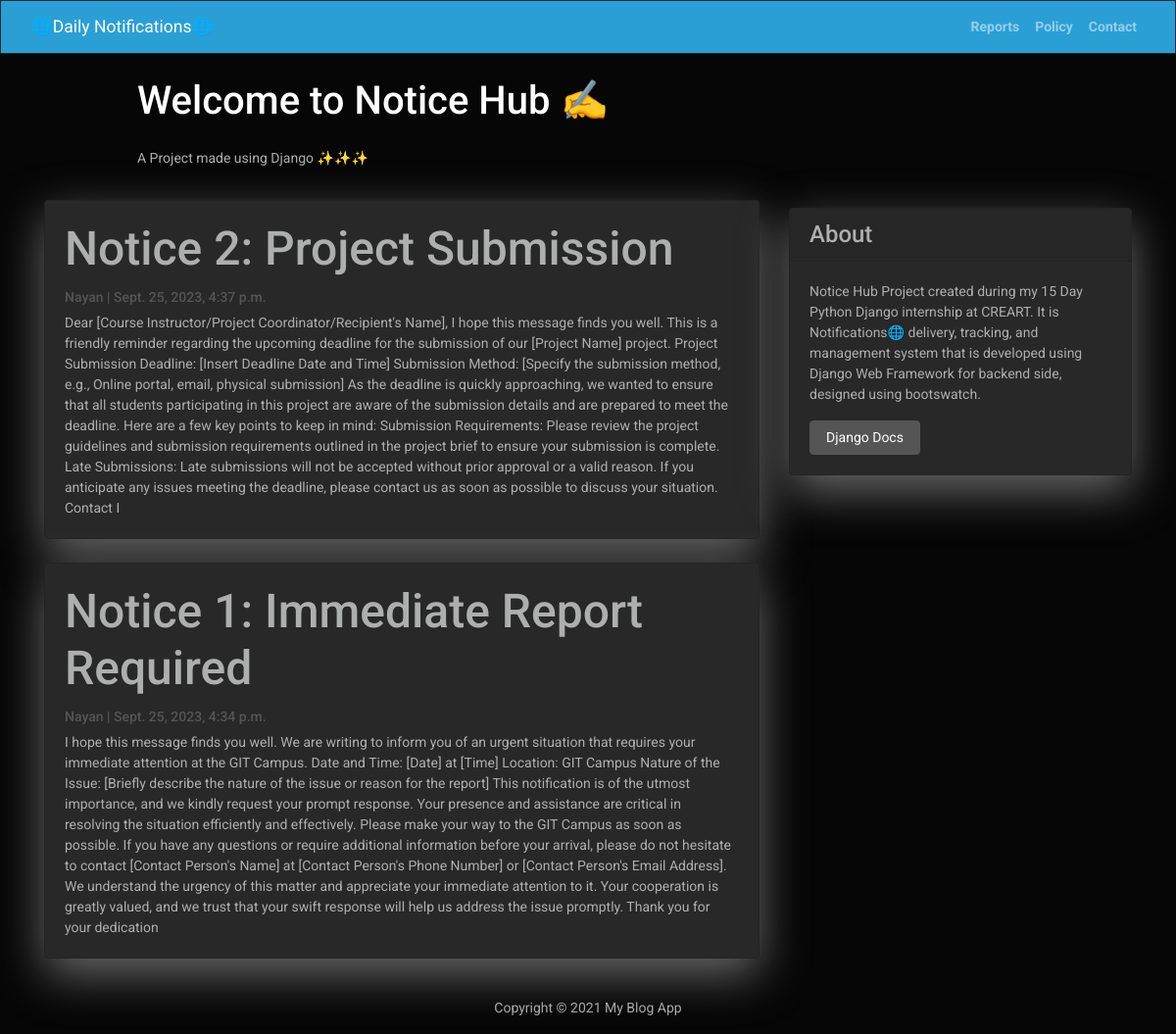
The page / on the database its author committed.
### App/models.py (models this page shows, shortened)
class Post(models.Model):
  title =  models.CharField(max_length=200, unique=True)
  slug =   models.SlugField(max_length=200, unique=True)
  author = models.ForeignKey(User, on_delete=models.CASCADE, related_name='blog_posts')
  created_on = models.DateTimeField(auto_now_add=True)
  updated_on = models.DateTimeField(auto_now=True)
  content = models.TextField()
  status = models.IntegerField(choices=STATUS, default=0)
  class Meta:
    ordering = ['-created_on']

### App/views.py (the view)
# urls.py: path('', views.PostList.as_view(), name="home"),
class PostList(generic.ListView):
  queryset = Post.objects.filter(status=1).order_by('-created_on')
  template_name = 'index.html'

### App/templates/index.html (shortened to what this page needs)
{% extends "base.html" %}
{% block content %}
<header class="masthead">
  <div class="container">
    <div class="row">
      <div class=" col-md-8 col-md-10 mx-auto">
        <div class="site-heading">
          <h3 class=" site-heading my-4 mt-3 text-black"> Welcome to Notice Hub ✍️ </h3>
          <p class="text-dark">A Project made using Django ✨✨✨ </p>
        </div>
      </div>
    </div>
  </div>
</header>
<div class="container">
  <div class="row">
    <div class="col-md-8 mt-3 left">
      {% for post in post_list %}
      <div class="card mb-4">
        <div class="card-body">
          <h2 class="card-title">{{ post.title }}</h2>
          <p class="card-text text-muted h6">{{ post.author }} | {{ post.created_on}} </p>
          <p class="card-text">{{post.content|slice:":1000"}}</p>
        </div>
      </div>
      {% endfor %}
    </div>
    {% block sidebar %}
    {% include 'sidebar.html' %}
    {% endblock sidebar %}
  </div>
</div>
{%endblock%}

### App/templates/base.html (shortened to what this page needs)
<!DOCTYPE html>
<html>
<head>
  <link rel="stylesheet" href="https://cdn.jsdelivr.net/npm/bootswatch@4.5.2/dist/cyborg/bootstrap.min.css">
</head>
<body>
  <nav class="navbar navbar-expand-lg navbar-dark bg-primary" id="mainNav">
    <div class="container-fluid">
      <a class="navbar-brand" href="{% url 'home' %}">🌐Daily Notifications🌐</a>
      <div class="collapse navbar-collapse" id="navbarResponsive">
        <ul class="navbar-nav ml-auto">
          <li class="nav-item text-black">
            <a class="nav-link text-black font-weight-bold" href="#">Reports</a>
          </li>
          <li class="nav-item text-black">
            <a class="nav-link text-black font-weight-bold" href="#">Policy</a>
          </li>
          <li class="nav-item text-black">
            <a class="nav-link text-black font-weight-bold" href="#">Contact</a>
          </li>
        </ul>
      </div>
    </div>
  </nav>
  {% block content %}{% endblock content %}
  <footer class="py-3 bg-grey">
    <p class="m-0 text-dark text-center ">Copyright &copy; 2021 My Blog App </p>
  </footer>
</body>
</html>

### App/templates/sidebar.html (shortened to what this page needs)
{% block sidebar %}
<div class="col-md-4 float-right ">
  <div class="card my-4">
    <h5 class="card-header">About</h5>
    <div class="card-body">
      <p class="card-text"> Notice Hub Project created during my 15 Day Python Django internship at CREART.
        It is Notifications🌐 delivery, tracking, and management system that is developed using Django Web Framework for backend side, designed using bootswatch.
      </p>
      <a href="https://docs.djangoproject.com/en/3.1/" class="btn btn-secondary">Django Docs</a>
    </div>
  </div>
</div>
{% endblock sidebar %}

### App/templates/sidebar.html (style rules this page uses)
.card { box-shadow: 0 16px 48px #6a6a6b; }

### rows shown on the page
Post: title "Notice 2: Project Submission", author "Nayan", created_on "Sept. 25, 2023, 4:37 p.m.", content "Dear [Course Instructor/Project Coordinator/Recipient's Name], I hope this message finds you well. This is a friendly reminder regarding the upcoming deadline for the submission of our [Project Name] project. Project Submission Deadline: [Insert Deadline Date and Time] Submission Method: [Specify the submission method, e.g., Online portal, email, physical submission] As the deadline is quickly approaching, we wanted to ensure that all students participating in this project are aware of the submission details and are prepared to meet the deadline. Here are a few key points to keep in mind: Submission Requirements: Please review the project guidelines and submission requirements outlined in…"
Post: title "Notice 1: Immediate Report Required", author "Nayan", created_on "Sept. 25, 2023, 4:34 p.m.", content "I hope this message finds you well. We are writing to inform you of an urgent situation that requires your immediate attention at the GIT Campus. Date and Time: [Date] at [Time] Location: GIT Campus Nature of the Issue: [Briefly describe the nature of the issue or reason for the report] This notification is of the utmost importance, and we kindly request your prompt response. Your presence and assistance are critical in resolving the situation efficiently and effectively. Please make your way to the GIT Campus as soon as possible. If you have any questions or require additional information before your arrival, please do not hesitate to contact [Contact Person's Name] at [Contact Person's…"
